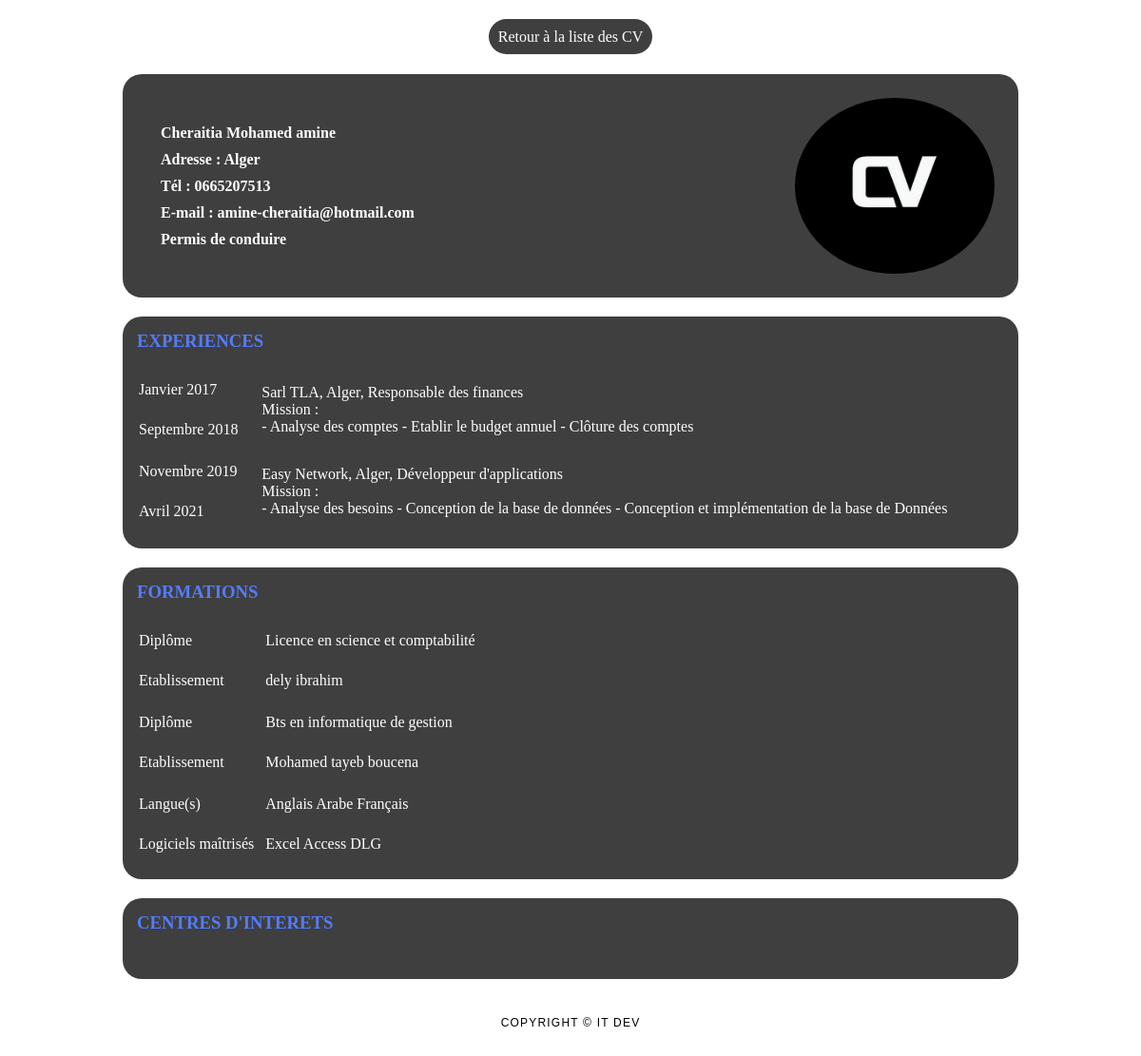
The app's page /showprofile.php?id=1, older data.
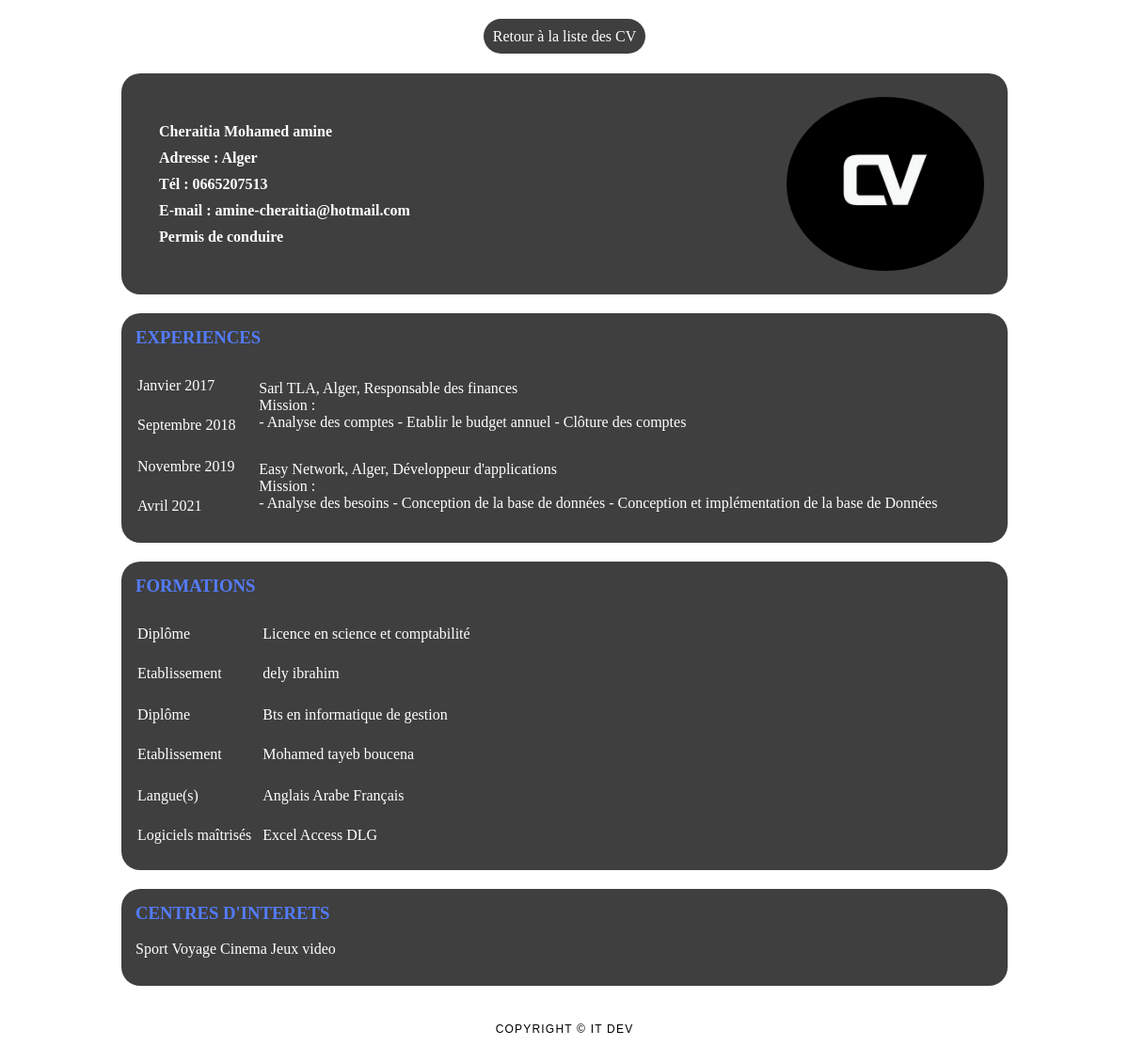
The same page, newer data.
### tables this page shows
CREATE TABLE IF NOT EXISTS `candidat` (
  `id` int(11) NOT NULL AUTO_INCREMENT,
  `prenom` varchar(25) NOT NULL,
  `nom` varchar(25) NOT NULL,
  `adresse` varchar(25) NOT NULL,
  `telephone` varchar(10) NOT NULL,
  `email` varchar(35) NOT NULL,
  `permis` tinyint(1) NOT NULL,
  PRIMARY KEY (`id`)
);

CREATE TABLE IF NOT EXISTS `experience` (
  `id_exp` int(11) NOT NULL AUTO_INCREMENT,
  `date_debut` date NOT NULL,
  `date_fin` date NOT NULL,
  `nom_ent` varchar(25) NOT NULL,
  `secteur` varchar(25) NOT NULL,
  `poste` varchar(35) NOT NULL,
  `mission` mediumtext NOT NULL,
  `id` int(11) NOT NULL,
  PRIMARY KEY (`id_exp`),
  KEY `expcand` (`id`)
);

CREATE TABLE IF NOT EXISTS `formation` (
  `id_diplome` int(11) NOT NULL AUTO_INCREMENT,
  `diplome` varchar(35) NOT NULL,
  `établissement` varchar(35) NOT NULL,
  `id` int(11) NOT NULL,
  PRIMARY KEY (`id_diplome`),
  KEY `candidaformation` (`id`)
);

CREATE TABLE IF NOT EXISTS `parler` (
  `id_langue` int(11) NOT NULL,
  `id` int(11) NOT NULL,
  PRIMARY KEY (`id_langue`,`id`),
  KEY `candidparler` (`id`)
);

CREATE TABLE IF NOT EXISTS `langue` (
  `id_langue` int(11) NOT NULL AUTO_INCREMENT,
  `description` varchar(35) NOT NULL,
  PRIMARY KEY (`id_langue`)
);

CREATE TABLE IF NOT EXISTS `maitrise` (
  `id_logiciel` int(11) NOT NULL,
  `id` int(11) NOT NULL,
  PRIMARY KEY (`id_logiciel`,`id`),
  KEY `candidamaitrise` (`id`)
);

CREATE TABLE IF NOT EXISTS `logiciel` (
  `id_logiciel` int(11) NOT NULL AUTO_INCREMENT,
  `description` varchar(35) NOT NULL,
  PRIMARY KEY (`id_logiciel`)
);

CREATE TABLE IF NOT EXISTS `avoir` (
  `id_loisir` int(11) NOT NULL,
  `id` int(11) NOT NULL,
  PRIMARY KEY (`id_loisir`,`id`),
  KEY `avoircandidat` (`id`)
);

CREATE TABLE IF NOT EXISTS `loisir` (
  `id_loisir` int(11) NOT NULL AUTO_INCREMENT,
  `description` varchar(35) NOT NULL,
  PRIMARY KEY (`id_loisir`)
);

### showprofile.php (the view, shortened to what this page needs)
<?php
include('Connexion.php');
$q = $pdo->query("select distinct * from candidat where id = " . $_GET['id'] . "");
$res = $q->fetch();
$qf = $pdo->query("SELECT * FROM formation as f WHERE id=" . $_GET['id'] . "");
$formation = $qf->fetchAll(PDO::FETCH_ASSOC);
$ql = $pdo->query("SELECT l.description ,p.id FROM parler as p, langue as l where l.id_langue = p.id_langue and p.id=" . $_GET['id'] . "  ORDER BY description ASC ");
$langue = $ql->fetchAll(PDO::FETCH_ASSOC);
$qs =  $pdo->query("SELECT description, m.id FROM logiciel as l, maitrise as m where l.id_logiciel = m.id_logiciel and id=" . $_GET['id'] . "");
$logiciel = $qs->fetchAll(PDO::FETCH_ASSOC);
$qci =  $pdo->query("SELECT a.id, l.description FROM `avoir` as a, candidat as c, loisir as l WHERE l.id_loisir=a.id_loisir and c.id =a.id and a.id=" . $_GET['id'] . "");
$loisir = $qci->fetchAll(PDO::FETCH_ASSOC);
$qexp =  $pdo->query("SELECT DATE_FORMAT(date_debut, '%M %Y') as `date_debut`, DATE_FORMAT(date_fin, '%M %Y') as `date_fin`,`nom_ent`,`secteur`,`poste`,`mission` FROM experience as e , candidat as c where e.id = c.id and c.id =" . $_GET['id'] . "");
$exp = $qexp->fetchAll(PDO::FETCH_ASSOC);
?>
<!DOCTYPE html>
<html lang="en">
<head>
    <link rel="stylesheet" href="./style/showCv.css">
</head>
<body>
    <div id="content">
        <div id="back"><a href="servicesconseils.php" id="backlink">
                Retour à la liste des CV</a>
        </div>
        <div id="main">
            <div id="cvheader">
                <div id="cvinfo">
                    <p><?php echo ucfirst($res['nom']) . " " . ucfirst($res['prenom']); ?></p>
                    <p>Adresse : <?php echo ucfirst($res['adresse']) ?></p>
                    <p>Tél : <?php echo $res['telephone'] ?></p>
                    <p>E-mail : <?php echo $res['email'] ?></p>
                    <p><?php echo $res['permis'] ? "Permis de conduire" : "" ?> </p>
                </div>
                <img src="./style/cvshow.png" alt="">
            </div>
        </div>
        <div id="exp">
            <h3>EXPERIENCES</h3>
            <br>
            <table>
                <?php
                foreach ($exp as $xp) {
                    echo '<tr>
                <td class="dateD">' . ucfirst($xp["date_debut"]) . '</td>
                <td class="mission" rowspan="2">' . $xp['nom_ent'] . ', ' . $xp['secteur'] . ', ' . $xp['poste'] . '<br>  Mission :<br>' . $xp['mission'] . '</td>
                </tr>
                <tr>
                    <td class="dateF">' . ucfirst($xp['date_fin']) . '</td>
                    <td></td>
                </tr>
                <tr></tr>';
                }
                ?>
            </table>
        </div>
        <div id="cursus">
            <h3>FORMATIONS</h3>
            <br>
            <table>
                <?php
                foreach ($formation as $f) {
                    echo '                <tr>
                    <td class="dateD">Diplôme</td>
                    <td class="mission">
                        ' . $f["diplome"] . '
                    </td>
                </tr>
                <tr>
                    <td class="dateF">Etablissement</td>
                    <td>' . $f["établissement"] . ' </td>
                </tr>
                <tr></tr>
                    ';
                }
                echo '
                <tr>
                <td class="dateD">Langue(s)</td>
                <td class="mission">
                ';
                foreach ($langue as $l) {
                    echo $l["description"] . ' ';
                }
                echo '</td>
                </tr>';
                echo '<tr>
                <td class="dateF">Logiciels maîtrisés</td>
                <td>';
                foreach ($logiciel as $s) {
                    echo $s["description"] . ' ';
                }
                echo '</td>
                </tr>';
                ?>
            </table>
        </div>
        <div id="centre">
            <h3>CENTRES D'INTERETS</h3>
            <br>
            <p>
                <?php
                foreach ($loisir as $ci) {
                    echo $ci['description'] . ' ';
                }
                ?>
            </p>
        </div>
    </div>
    <?php include('footer.php'); ?>
</body>
</html>

### footer.php (shortened to what this page needs)
<div id="footer">
    Copyright &copy; IT Dev
</div>

### style/showCv.css (style rules this page uses)
* { margin: 0; padding: 0; box-sizing: border-box; }
body { width: 100%; padding: 5px; }
#black, #main, #exp, #cursus, #centre { margin-bottom: 10px; margin-top: 10px; }
#main, #exp, #cursus, #centre { border-radius: 20px; padding: 15px; background: #3f3f3f; color: white; width: 100%; }
#centre { padding-bottom: 30px; }
#cvheader { width: 100%; padding: 10px; display: flex; justify-content: space-between; align-items: center; }
#cvinfo { padding: 10px; height: 100%; display: flex; flex-direction: column; justify-content: space-between; align-content: center; font-weight: bold; }
#cvinfo p { margin: 5px }
img { width: 210px; border-radius: 50%; }
#content { width: 80%; display: flex; justify-content: center; align-content: center; flex-direction: column; margin: 0 auto; padding: 5px; }
.dateD, .dateF { width: 15%; padding-right: 10px; }
.mission { width: 85%; }
td { height: 40px; color: white; }
h3 { color: #547cfc; }
tr { width: 100%; }
#backlink { padding: 10px; border-radius: 20px; color: #fff ; background: #3f3f3f; text-decoration: none; }
#back { margin: 20px auto; }
#footer { width: 898px; font: normal 75% Arial, Helvetica, sans-serif; height: 33px; padding: 24px 0 5px 0; text-align: center; background: transparent; color: #000; text-transform: uppercase; letter-spacing: 0.1em; margin-left: auto; margin-right: auto; border-radius: 8px; margin-bottom: 40px; }

Row changes from the older to the newer data that the page shows:
added avoir: id_loisir.description "Sport"
added avoir: id_loisir.description "Voyage"
added avoir: id_loisir.description "Cinema"
added avoir: id_loisir.description "Jeux video"
